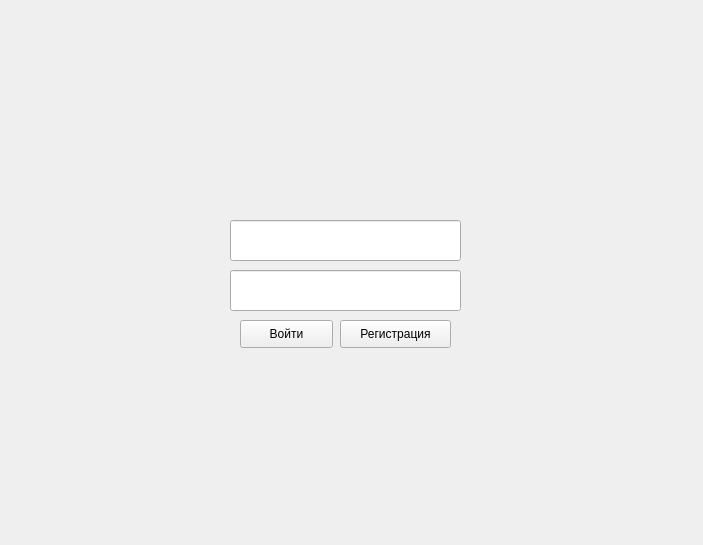
<?xml version="1.0" encoding="UTF-8"?>
<ui version="4.0">
 <class>Form</class>
 <widget class="QWidget" name="Form">
  <property name="geometry">
   <rect>
    <x>0</x>
    <y>0</y>
    <width>703</width>
    <height>545</height>
   </rect>
  </property>
  <property name="windowTitle">
   <string>Form</string>
  </property>
  <widget class="QLineEdit" name="lineEditLogin">
   <property name="geometry">
    <rect>
     <x>230</x>
     <y>220</y>
     <width>231</width>
     <height>41</height>
    </rect>
   </property>
  </widget>
  <widget class="QLineEdit" name="lineEditPassword">
   <property name="geometry">
    <rect>
     <x>230</x>
     <y>270</y>
     <width>231</width>
     <height>41</height>
    </rect>
   </property>
   <property name="echoMode">
    <enum>QLineEdit::Password</enum>
   </property>
  </widget>
  <widget class="QPushButton" name="loginButton">
   <property name="geometry">
    <rect>
     <x>240</x>
     <y>320</y>
     <width>93</width>
     <height>28</height>
    </rect>
   </property>
   <property name="text">
    <string>Войти</string>
   </property>
  </widget>
  <widget class="QPushButton" name="registerButton">
   <property name="geometry">
    <rect>
     <x>340</x>
     <y>320</y>
     <width>111</width>
     <height>28</height>
    </rect>
   </property>
   <property name="text">
    <string>Регистрация</string>
   </property>
  </widget>
  <widget class="QWidget" name="BackGround" native="true">
   <property name="geometry">
    <rect>
     <x>190</x>
     <y>190</y>
     <width>311</width>
     <height>201</height>
    </rect>
   </property>
  </widget>
 </widget>
 <resources/>
 <connections/>
</ui>
